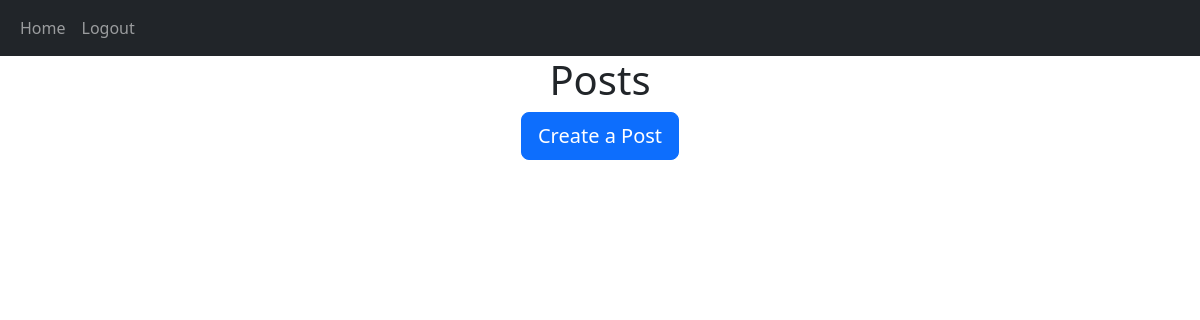
The app's page /home (signed in), older data.
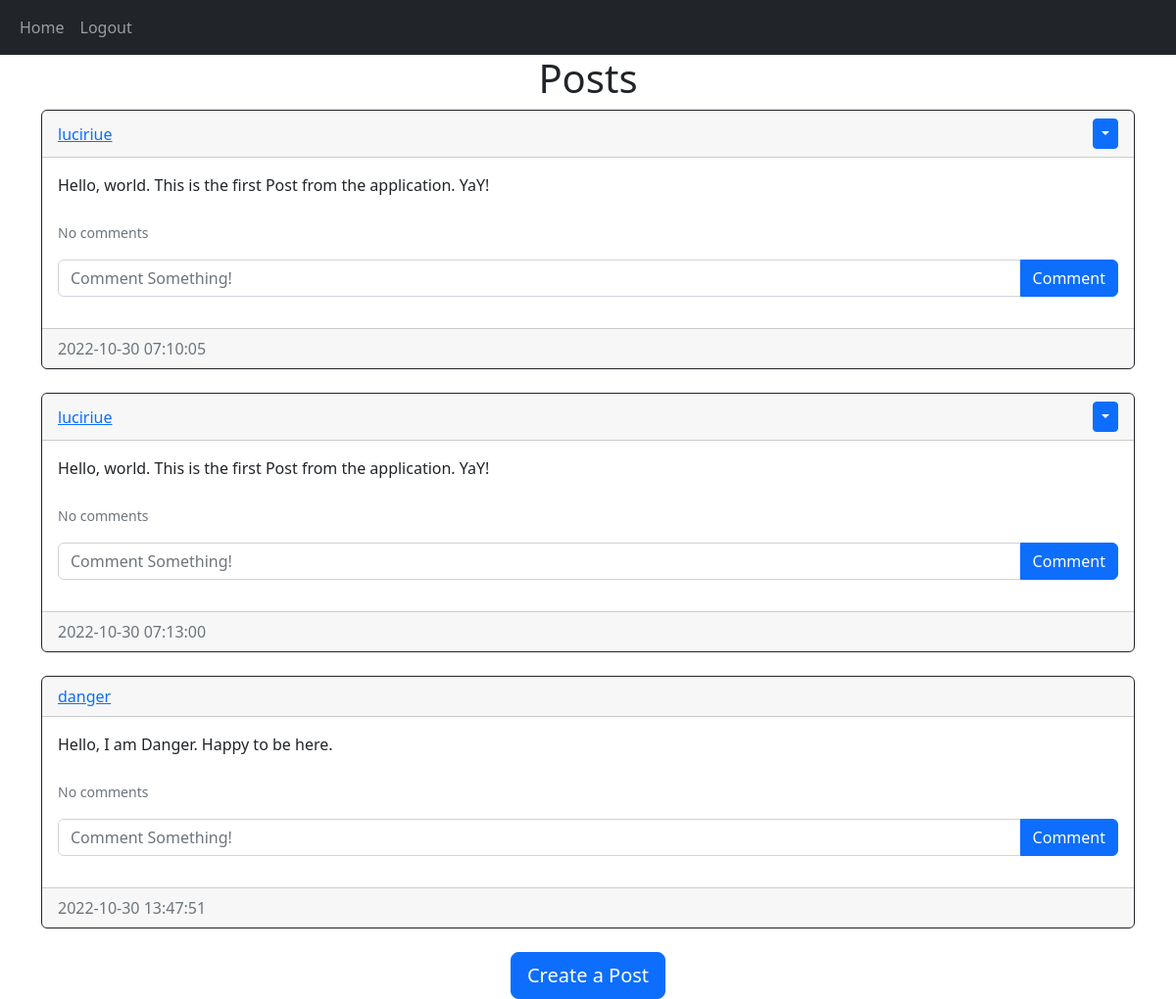
The same page, newer data.
### website/models.py (models this page shows)
class Post(db.Model):
    id = db.Column(db.Integer, primary_key=True)
    text = db.Column(db.Text, nullable=False)
    date_created = db.Column(db.DateTime(timezone=True), default=func.now())
    author = db.Column(db.Integer, db.ForeignKey('user.id', ondelete="CASCADE"), nullable=False)
    comments = db.relationship('Comment', backref='post', passive_deletes=True)

class User(db.Model, UserMixin):
    id = db.Column(db.Integer, primary_key=True)
    email = db.Column(db.String(150), unique=True)
    username = db.Column(db.String(150), unique=True)
    password = db.Column(db.String(150))
    date_created = db.Column(db.DateTime(timezone=True), default=func.now())
    posts = db.relationship('Post', backref='user', passive_deletes=True)
    comments = db.relationship('Comment', backref='user', passive_deletes=True)

### website/views.py (the view)
@views.route("/")
@views.route("/home")
@login_required
def home():
    posts = Post.query.all()
    return render_template("home.html", user=current_user, posts = posts)

### website/__init__.py (called while the page is built)
def create_app():
    blogapp = Flask(__name__)
    blogapp.config['SECRET_KEY'] = "saltkey"
    blogapp.config['SQLALCHEMY_DATABASE_URI'] = f'sqlite:///{DB_NAME}'
    db.init_app(blogapp)
    from .views import views
    from .auth import auth
    blogapp.register_blueprint(views, url_prefix="/")
    blogapp.register_blueprint(auth, url_prefix="/")
    from .models import User, Post
    create_database(blogapp)
    login_manager = LoginManager()
    login_manager.login_view = "auth.login"
    login_manager.init_app(blogapp)
    @login_manager.user_loader
    def load_user(id):
        return User.query.get(int(id))
    return blogapp

### website/templates/home.html (shortened to what this page needs)
{% extends "posts_div.html" %}

### website/templates/posts_div.html (shortened to what this page needs)
{% extends "base.html" %}
{% block content %}
<h1 align="center">{% block header %}Posts{% endblock %}</h1>
<div id="posts">
    {% for post in posts %}
    <div class="card border-dark">
        <div class="card-header d-flex justify-content-between align-items-center">
            <a href="/posts/{{post.user.username}}">{{post.user.username}}</a>
            {% if user.id == post.author %}
            <div class="btn-group">
                <button type="button" class="btn btn-sm btn-primary dropdown-toggle" data-bs-toggle="dropdown"></button>
            </div>
            {% endif %}
        </div>
        <div class="card-body">
            <div class= "card-text">
                {{post.text}}
            </div>
            <br/>
            <p class="card-text">
                {% if post.comments|length > 0 %}
                    <a data-bs-toggle="collapse" href="#comments-{{post.id}}" role="button">
                        <small>View {{post.comments|length}} Comments</small>
                    </a>
                {% else %}
                    <small class="text-muted">No comments</small>
                {% endif %}
            </p>
            <form class="input-group mb-3" method="POST" action="/create-comment/{{post.id}}">
                <input type="text" id="text" name="text" class="form-control" placeholder="Comment Something!"/>
                <button type="submit" class="btn btn-primary">Comment</button>
            </form>
        </div>
        <div class="card-footer text-muted">
            {{post.date_created}}
        </div>
    </div>
    <br/>
    {% endfor %}
</div>
{% block footer %}
<div align="center">
    <a href="/create-post"><button type="button" class="btn btn-primary  btn-lg">Create a Post</button></a>
</div>
{% endblock%}
{% endblock %}

Row changes from the older to the newer data that the page shows:
added Post: user.username "luciriue", text "Hello, world. This is the first Post from the application. YaY!", date_created "2022-10-30 07:10:05"
added Post: user.username "luciriue", text "Hello, world. This is the first Post from the application. YaY!", date_created "2022-10-30 07:13:00"
added Post: user.username "danger", text "Hello, I am Danger. Happy to be here.", date_created "2022-10-30 13:47:51"
